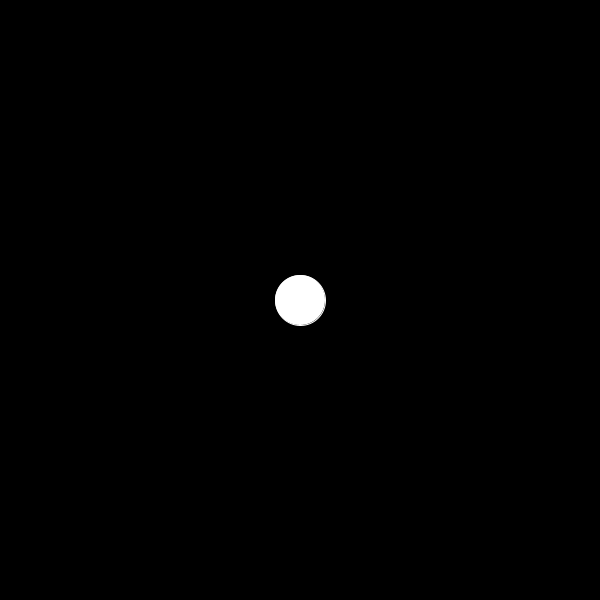
Frame 1 (no input)
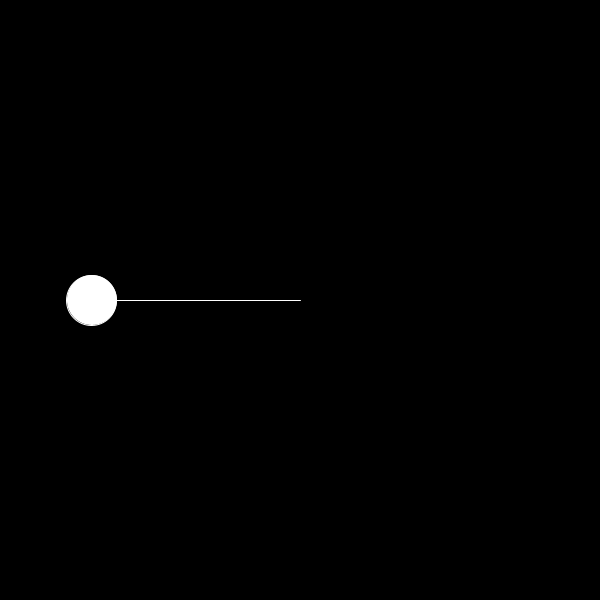
Frame 60 (the mouse pressed at the canvas centre just before this capture)
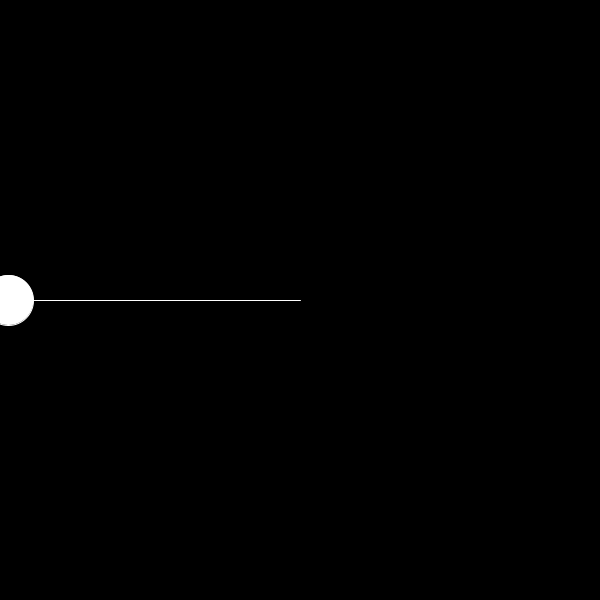
Frame 120 (the mouse held since frame 60 and released just before this capture)

The Processing sketch that drew these frames (run headless with seeded random() and noise(); from frame 60 on, the mouse is pressed at the canvas centre):

// Processing sketch: oscillation_6
// ── oscillation_6.pde
float ampli = 300;
float angle = 0.0;
void setup()
{
  size(600, 600);
}
void draw()
{
  background(0);
  translate(width/2, height/2);
  float x = ampli*sin(angle);
  fill(255);
  stroke(255);
  line(0, 0, x, 0);
  ellipse(x, 0, 50, 50);
  angle += 0.2;
}
